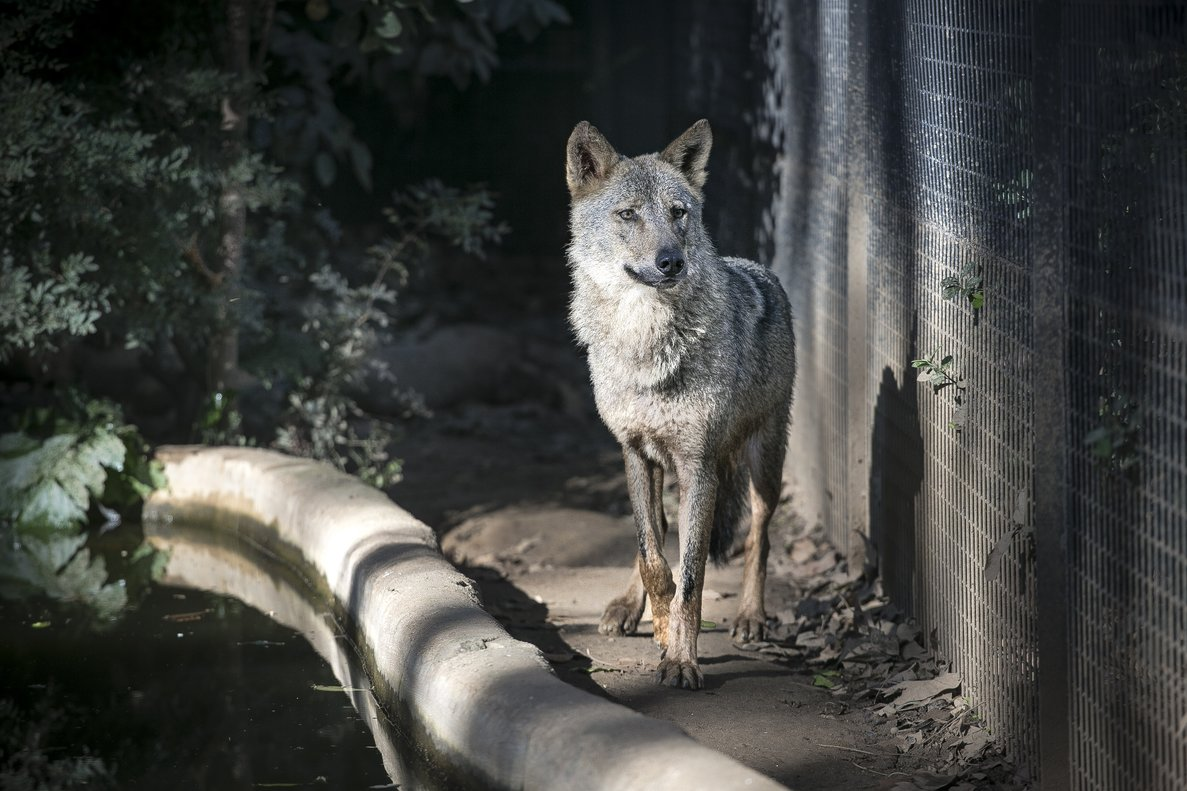
#> input picture lobo.jpg, 1187 x 791 px
$ python 'TransformaciónDeTranslación.py'
#> lines starting #> are read from the running program, lines starting #| are printed output that depends on the picture
import numpy as np
import cv2
from matplotlib import pyplot as plt

img = cv2.imread('lobo.jpg',0)
#> img: shape (791, 1187); min 0, max 255, mean 69
rows, cols = img.shape
#> rows = 791; cols = 1187
M = np.float32([ [1,0,210],[0,2,210] ])
dst = cv2.warpAffine(img,M,(cols,rows))
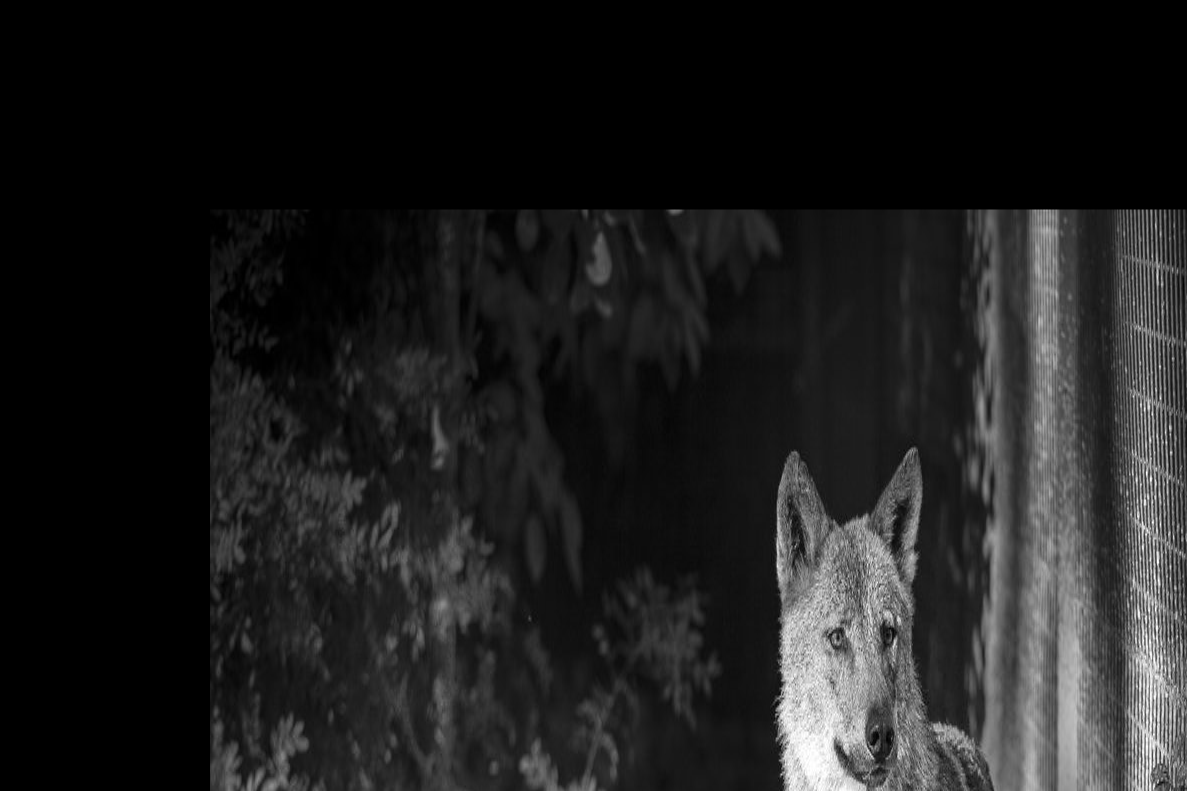
#> dst: shape (791, 1187); min 0, max 255, mean 30.4

cv2.namedWindow('imagen',cv2.WINDOW_NORMAL)
cv2.imshow('imagen',dst)
cv2.waitKey(0)
